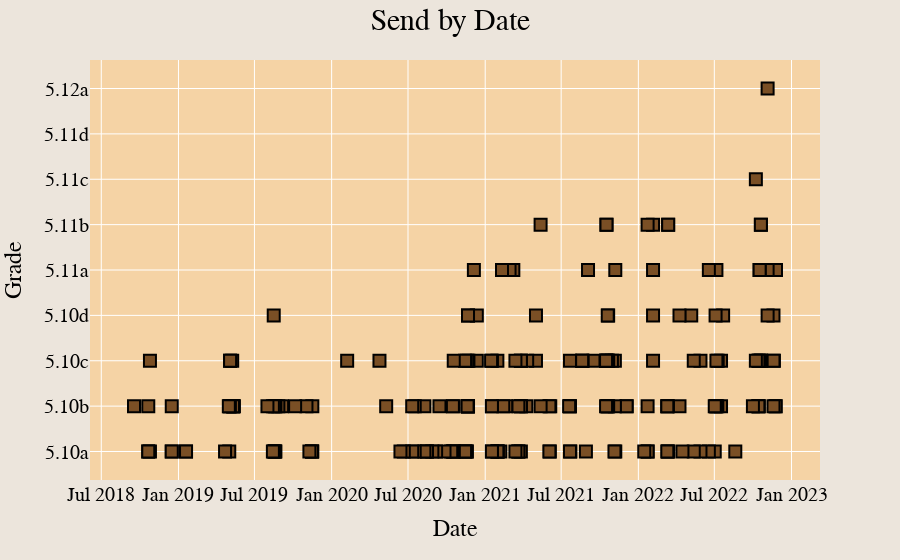

Notebook code cell kept with this figure:
### Code cell
fig = px.scatter(df_clean_sends, "Date", "Rating", category_orders={"Rating": YDS_GRADES_LETTER[::-1]}, custom_data=['Route Formatted', 'Date', 'Location Formatted', 'Length', 'Avg Stars'])
fig.update_layout(font={'family':'Courier New', 'color':'black', 'size':20}, title={'text':'Send by Date', 'x':0.5, 'font_size':30}, xaxis={'title': 'Date'}, yaxis={'title': 'Grade'}, paper_bgcolor='#ece5dc', plot_bgcolor='#F5D3A5', bargap=0)
fig.update_traces(marker_symbol='square', marker_color='#7A4F25', marker_size=12, marker_line_width=2, marker_line_color='black', hovertemplate='Name: %{customdata[0]}<br>Date: %{customdata[1]}<br>Location: %{customdata[2]}<br>Length: %{customdata[3]}ft<br>Avg Stars: %{customdata[4]}')

### Figure 1 — Plotly figure (JSON) as saved in the notebook; plotly's stock layout.template omitted (floating-point values rounded to 4 significant figures; data arrays with more than 128 entries replaced by an {"elided": "..."} marker saying what was removed)
{"data": [{"customdata": {"elided": "219x5 mixed values"}, "hovertemplate": "Name: %{customdata[0]}<br>Date: %{customdata[1]}<br>Location: %{customdata[2]}<br>Length: %{customdata[3]}ft<br>Avg Stars: %{customdata[4]}", "legendgroup": "", "marker": {"color": "#7A4F25", "line": {"color": "black", "width": 2}, "size": 12, "symbol": "square"}, "mode": "markers", "name": "", "orientation": "v", "showlegend": false, "type": "scatter", "x": {"elided": "219 str values"}, "xaxis": "x", "y": {"elided": "219 str values"}, "yaxis": "y"}], "layout": {"bargap": 0, "font": {"color": "black", "family": "Courier New", "size": 20}, "legend": {"tracegroupgap": 0}, "margin": {"t": 60}, "paper_bgcolor": "#ece5dc", "plot_bgcolor": "#F5D3A5", "title": {"font": {"size": 30}, "text": "Send by Date", "x": 0.5}, "xaxis": {"anchor": "y", "domain": [0, 1], "title": {"text": "Date"}}, "yaxis": {"anchor": "x", "categoryarray": ["5.0", "5.1", "5.2", "5.3", "5.4", "5.5", "5.6", "5.7", "5.8", "5.9", "5.10a", "5.10b", "5.10c", "5.10d", "5.11a", "5.11b", "5.11c", "5.11d", "5.12a", "5.12b", "5.12c", "5.12d", "5.13a", "5.13b", "5.13c", "5.13d", "5.14a", "5.14b", "5.14c", "5.14d", "5.15a", "5.15b", "5.15c", "5.15d"], "categoryorder": "array", "domain": [0, 1], "title": {"text": "Grade"}}}}
